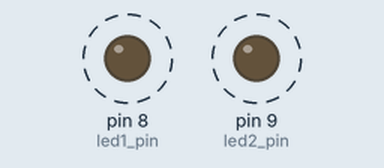
This sketch was run on a simulated Arduino Uno, built with avr-gcc and run on an emulated ATmega328P. On the bench: output pins drawn as LEDs (lit = HIGH). Dashed ring = blinking.

Above: at 0.12 s.
Timing chart, 0 to 4.6 s (numbered marks = the images above):
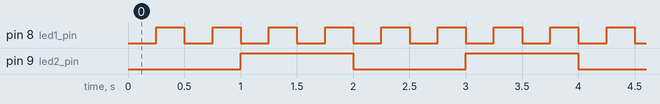

The sketch:

_Independent_LED_Timing_Controller.ino
```cpp
//led1
const int led1_pin = 8;
bool led1_isOn = false;
const int interval_1 = 250;

unsigned long pre1_time;

//led2
const int led2_pin = 9;
bool led2_isOn = false;
const int interval_2 = 1000;

unsigned long pre2_time;


//function

void blink(int pin, int interval, unsigned long &pre_time, bool &on){
  unsigned long current_time = millis();

  if(current_time - pre_time >= interval){
    pre_time += interval;

    if(on){
      digitalWrite(pin, LOW);
      on = false;
    }else{
      digitalWrite(pin, HIGH);
      on = true;
    }
  }
}

void setup() {
  // put your setup code here, to run once:
  pinMode(led1_pin, OUTPUT);
  pinMode(led2_pin, OUTPUT);

  pre1_time = millis();
  pre2_time = millis();

}

void loop() {
  // put your main code here, to run repeatedly:
  blink(led1_pin, interval_1, pre1_time, led1_isOn);
  blink(led2_pin, interval_2, pre2_time, led2_isOn);

}
```

Measured:
- by itself, pin 8 (led1_pin): alternates HIGH for 0.25 s and LOW for 0.25 s
- by itself, pin 9 (led2_pin): alternates HIGH for 1.0 s and LOW for 1.0 s
- by itself, everything shown: repeats every 2.0 s, in 8 steps
